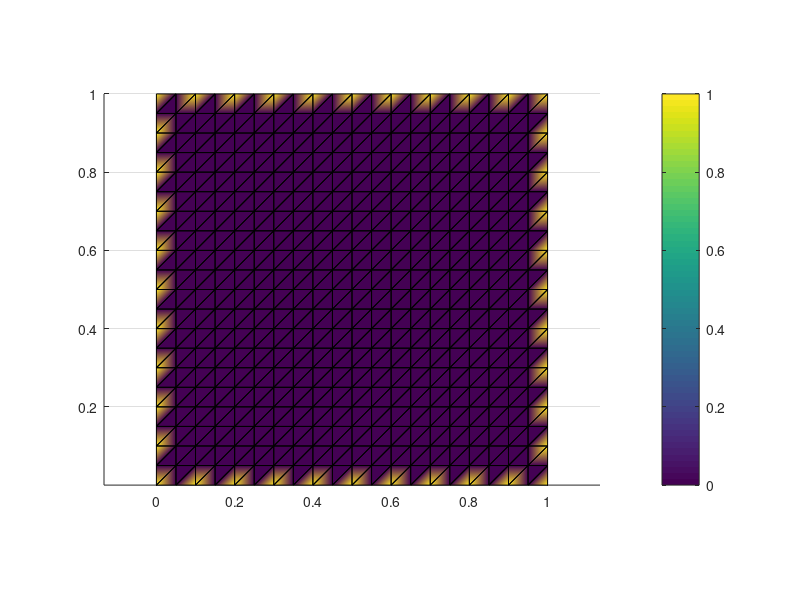

This figure's MATLAB source:
%3.6  femcode.m

% [p,t,b] = squaregrid(m,n) % create grid of N=mn nodes to be listed in p
% generate mesh of T=2(m-1)(n-1) right triangles in unit square
m=21; n=21; % includes boundary nodes, mesh spacing 1/(m-1) and 1/(n-1)
[x,y]=ndgrid((0:m-1)/(m-1),(0:n-1)/(n-1)); % matlab forms x and y lists
p=[x(:),y(:)]; % N by 2 matrix listing x,y coordinates of all N=mn nodes
t=[1,2,m+2; 1,m+2,m+1]; % 3 node numbers for two triangles in first square
t=kron(t,ones(m-1,1))+kron(ones(size(t)),(0:m-2)');
% now t lists 3 node numbers of 2(m-1) triangles in the first mesh row
t=kron(t,ones(n-1,1))+kron(ones(size(t)),(0:n-2)'*m);
% final t lists 3 node numbers of all triangles in T by 3 matrix 
b=[1:m,m+1:m:m*n,2*m:m:m*n,m*n-m+2:m*n-1]; % bottom, left, right, top 
% b = numbers of all 2m+2n **boundary nodes** preparing for U(b)=0

% [K,F] = assemble(p,t) % K and F for any mesh of triangles: linear phi's
N=size(p,1);T=size(t,1); % number of nodes, number of triangles
% p lists x,y coordinates of N nodes, t lists triangles by 3 node numbers
K=sparse(N,N); % zero matrix in sparse format: zeros(N) would be "dense"
F=zeros(N,1); % load vector F to hold integrals of phi's times load f(x,y)

for e=1:T  % integration over one triangular element at a time
  nodes=t(e,:); % row of t = node numbers of the 3 corners of triangle e
  Pe=[ones(3,1),p(nodes,:)]; % 3 by 3 matrix with rows=[1 xcorner ycorner] 
  Area=abs(det(Pe))/2; % area of triangle e = half of parallelogram area
  C=inv(Pe); % columns of C are coeffs in a+bx+cy to give phi=1,0,0 at nodes
  % now compute 3 by 3 Ke and 3 by 1 Fe for element e
  grad=C(2:3,:);Ke=Area*grad'*grad; % element matrix from slopes b,c in grad
  Fe=0*Area/3; % integral of phi over triangle is volume of pyramid: f(x,y)=1
  % multiply Fe by f at centroid for load f(x,y): one-point quadrature!
  % centroid would be mean(p(nodes,:)) = average of 3 node coordinates
  K(nodes,nodes)=K(nodes,nodes)+Ke; % add Ke to 9 entries of global K
  F(nodes)=F(nodes)+Fe; % add Fe to 3 components of load vector F
end   % all T element matrices and vectors now assembled into K and F

% [Kb,Fb] = dirichlet(K,F,b) % assembled K was singular! K*ones(N,1)=0
% Implement Dirichlet boundary conditions U(b)=0 at nodes in list b
K(b,:)=0; K(:,b)=0; F(b)=1; % put zeros in boundary rows/columns of K and F 
K(b,b)=speye(length(b),length(b)); % put I into boundary submatrix of K
F(b(1:2:end)) = 1;
F(b(2:2:end)) = 0;
Kb=K; Fb=F; % Stiffness matrix Kb (sparse format) and load vector Fb

% Solving for the vector U will produce U(b)=0 at boundary nodes
U=Kb\Fb;  % The FEM approximation is U_1 phi_1 + ... + U_N phi_N

% Plot the FEM approximation U(x,y) with values U_1 to U_N at the nodes 
trisurf(t,p(:,1),p(:,2),0*p(:,1),U,'edgecolor','k','facecolor','interp');
view(2),axis equal,colorbar
